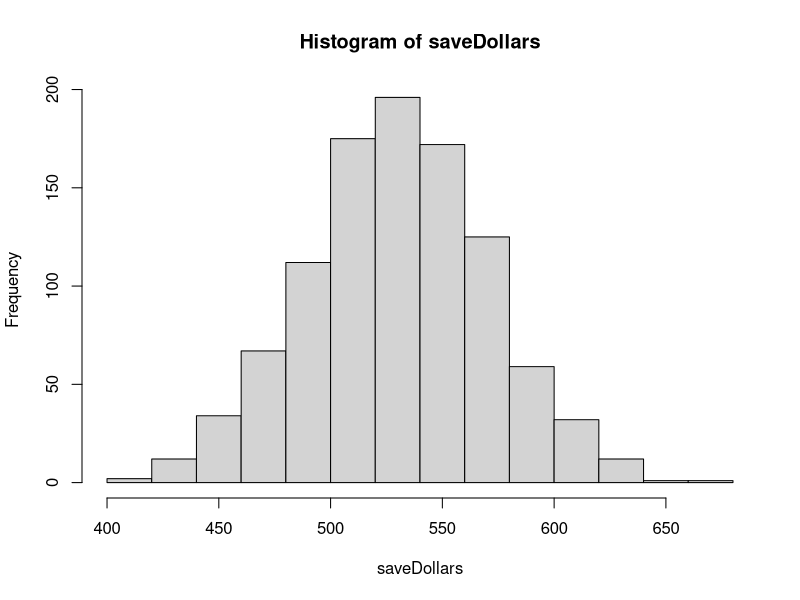

This figure's R source:
## ---- chunk 1
Bdays = 1:356
Bsamples = vector ('numeric')
TotalDollars = 0
saveDollars=vector('numeric')
## ---- chunk 2

for (loop in 1:1000){
TotalDollars=0 
classSize = 35
for(i in 1:1137) { 
Bsamples= sample(Bdays, classSize, replace=TRUE) 
if (length(unique(Bsamples)) == 35) { 
TotalDollars = TotalDollars -2
} else {
  TotalDollars = TotalDollars +1
}
}
saveDollars [loop] = TotalDollars}


hist(saveDollars)
print (mean(saveDollars))
## ---- chunk 3
stdevDollars = sd(saveDollars)
meandollars = mean(saveDollars)
CI = c(meandollars-2*stdevDollars, meandollars+2*stdevDollars)

print (CI)
